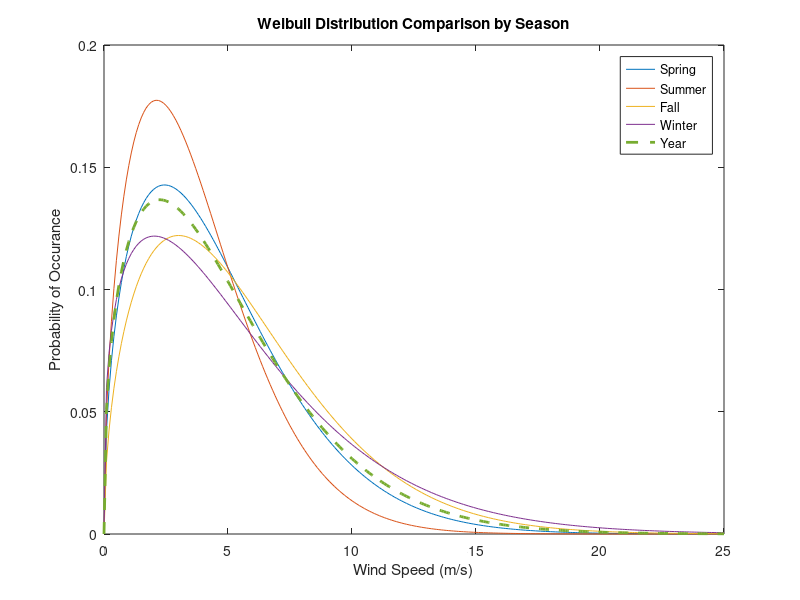

Recreate this plot in MATLAB.
clc
clear

v = 0:0.1:25;
[a b] = size(v);

f1 = zeros([1 b]);
f2 = zeros([1 b]);
f3 = zeros([1 b]);
f4 = zeros([1 b]);
f5 = zeros([1 b]);

f = [f1;f2;f3;f4;f5];

c = [5.20398,4.22723,6.12215,6.03177,5.38403];
k = [1.48222,1.53292,1.51612,1.31441,1.41061];

    for i = 1:5
         f(i,:) = (k(i)/c(i))*(v./c(i)).^(k(i)-1).*exp(-(v./c(i)).^k(i));
    end

plot(v,f(1,:),v,f(2,:),v,f(3,:),v,f(4,:),v,f(5,:),'--','Linewidth',2)
legend('Spring','Summer','Fall','Winter','Year')
title('Weibull Distribution Comparison by Season')
xlabel('Wind Speed (m/s)')
ylabel('Probability of Occurance')


